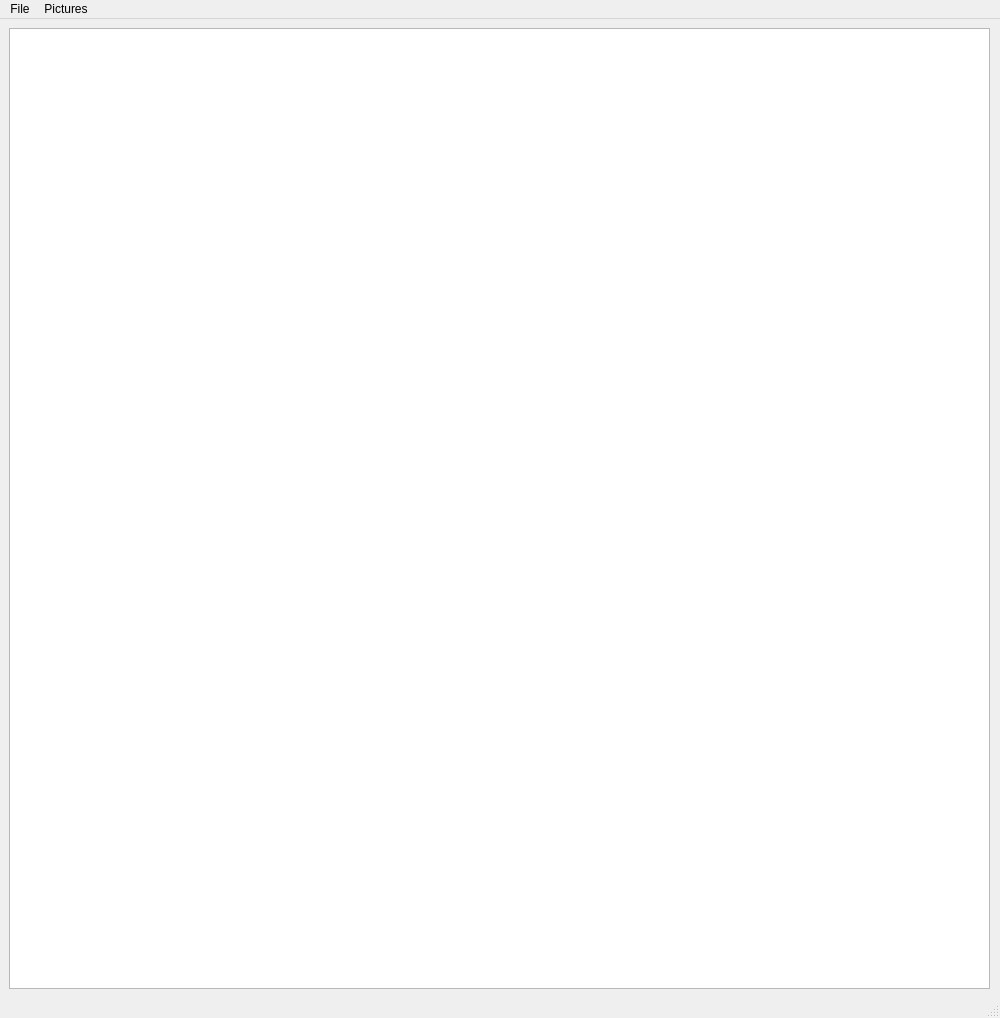
<?xml version="1.0" encoding="UTF-8"?>
<ui version="4.0">
 <class>MainWindow</class>
 <widget class="QMainWindow" name="MainWindow">
  <property name="geometry">
   <rect>
    <x>0</x>
    <y>0</y>
    <width>1000</width>
    <height>1018</height>
   </rect>
  </property>
  <property name="windowTitle">
   <string>MainWindow</string>
  </property>
  <widget class="QWidget" name="centralwidget">
   <widget class="QWidget" name="gridLayoutWidget">
    <property name="geometry">
     <rect>
      <x>-1</x>
      <y>-1</y>
      <width>1001</width>
      <height>981</height>
     </rect>
    </property>
    <layout class="QGridLayout" name="mainLayout">
     <property name="sizeConstraint">
      <enum>QLayout::SetMinAndMaxSize</enum>
     </property>
     <property name="leftMargin">
      <number>10</number>
     </property>
     <property name="topMargin">
      <number>10</number>
     </property>
     <property name="rightMargin">
      <number>10</number>
     </property>
     <property name="bottomMargin">
      <number>10</number>
     </property>
     <item row="0" column="0">
      <widget class="QGraphicsView" name="item_0_0"/>
     </item>
    </layout>
   </widget>
  </widget>
  <widget class="QMenuBar" name="menubar">
   <property name="geometry">
    <rect>
     <x>0</x>
     <y>0</y>
     <width>1000</width>
     <height>22</height>
    </rect>
   </property>
   <widget class="QMenu" name="menuFile">
    <property name="title">
     <string>File</string>
    </property>
    <addaction name="actionLoad_Window"/>
   </widget>
   <widget class="QMenu" name="menuPictures">
    <property name="title">
     <string>Pictures</string>
    </property>
    <addaction name="actionLoad_Pictures"/>
   </widget>
   <addaction name="menuFile"/>
   <addaction name="menuPictures"/>
  </widget>
  <widget class="QStatusBar" name="statusbar"/>
  <action name="actionLoad_Window">
   <property name="text">
    <string>Load Window</string>
   </property>
  </action>
  <action name="actionLoad_Pictures">
   <property name="text">
    <string>Load</string>
   </property>
  </action>
 </widget>
 <resources/>
 <connections>
  <connection>
   <sender>actionLoad_Window</sender>
   <signal>triggered()</signal>
   <receiver>MainWindow</receiver>
   <slot>SetWindow()</slot>
   <hints>
    <hint type="sourcelabel">
     <x>-1</x>
     <y>-1</y>
    </hint>
    <hint type="destinationlabel">
     <x>399</x>
     <y>299</y>
    </hint>
   </hints>
  </connection>
  <connection>
   <sender>actionLoad_Pictures</sender>
   <signal>triggered()</signal>
   <receiver>MainWindow</receiver>
   <slot>LoadImages()</slot>
   <hints>
    <hint type="sourcelabel">
     <x>-1</x>
     <y>-1</y>
    </hint>
    <hint type="destinationlabel">
     <x>499</x>
     <y>508</y>
    </hint>
   </hints>
  </connection>
 </connections>
 <slots>
  <slot>SetWindow()</slot>
  <slot>LoadImages()</slot>
 </slots>
</ui>
